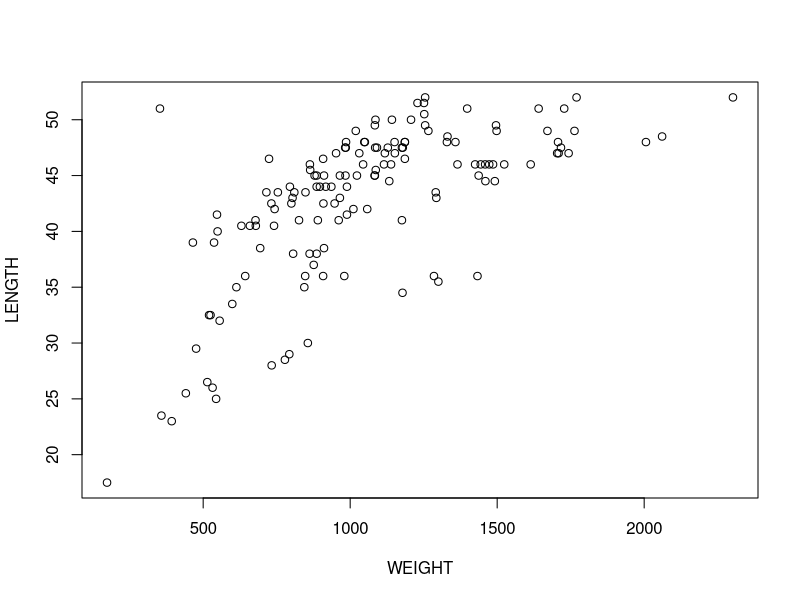
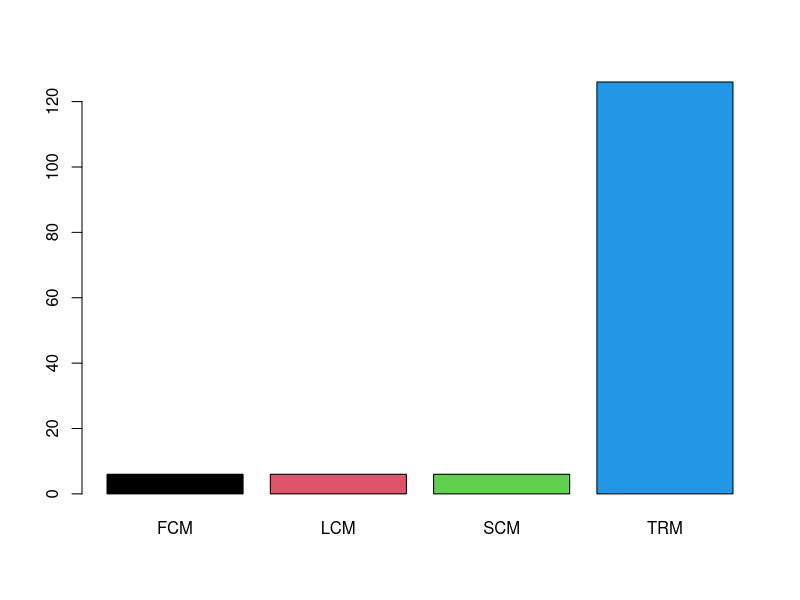
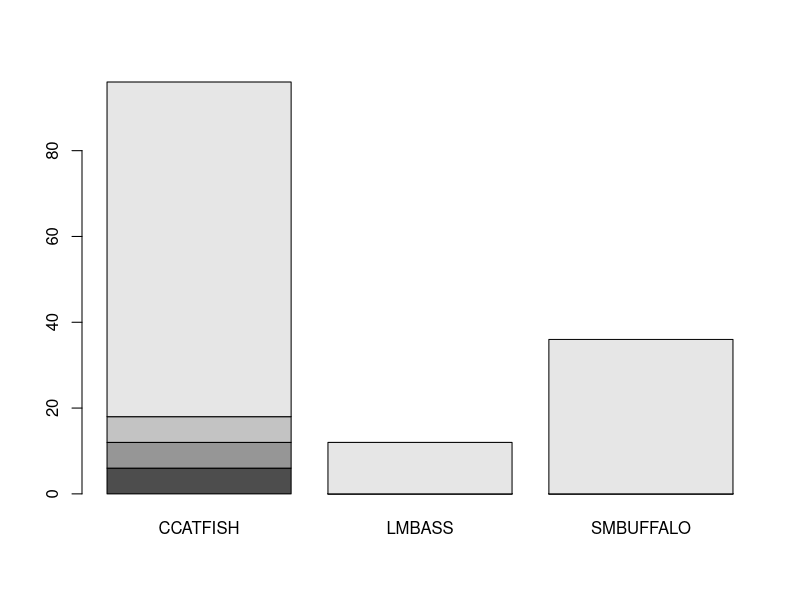
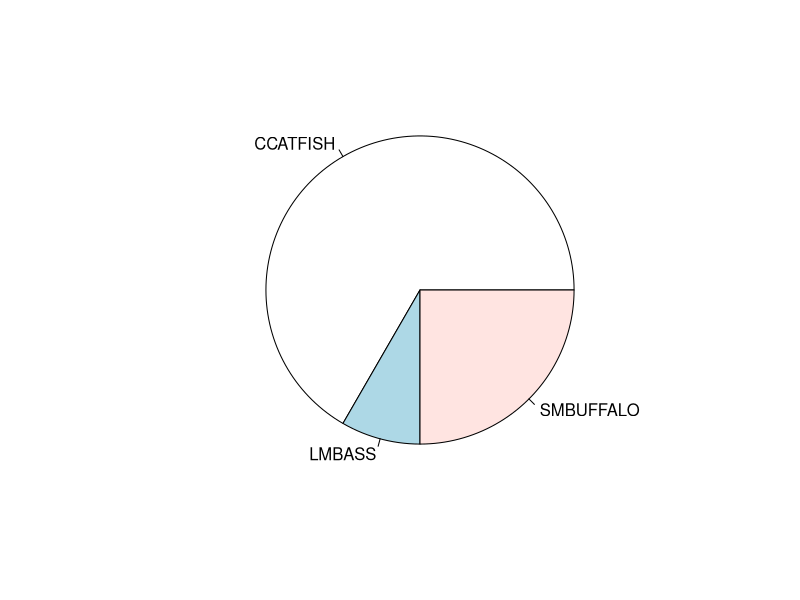
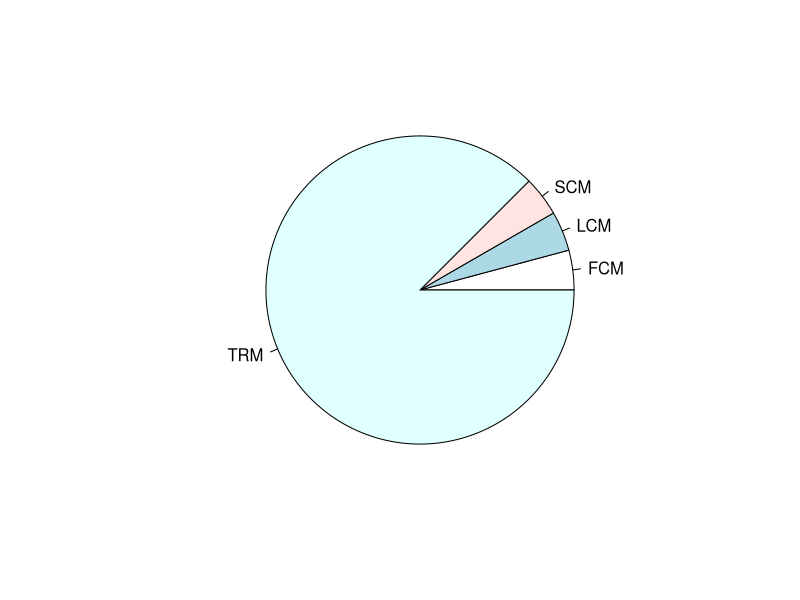
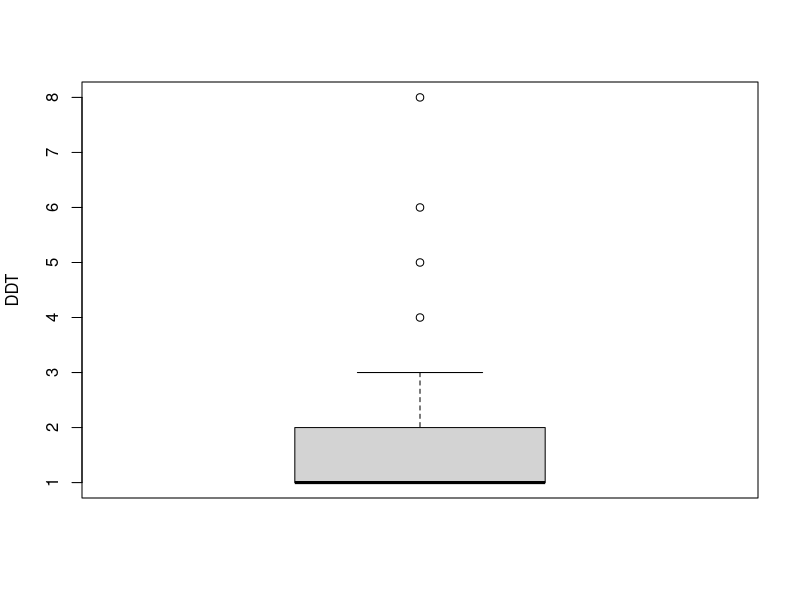
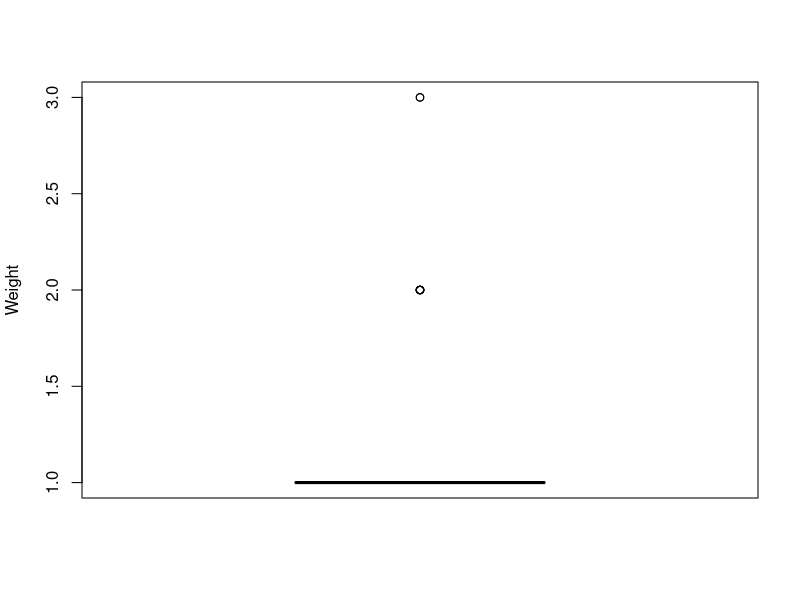
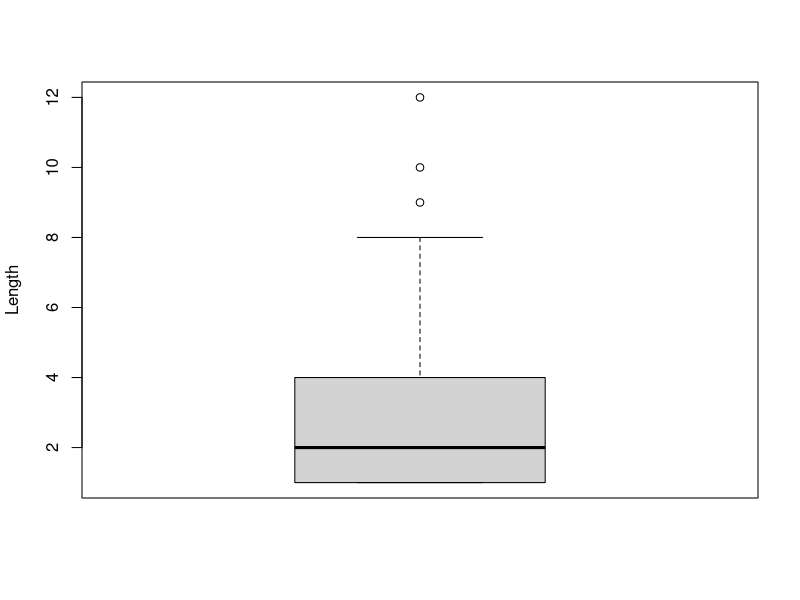

Generate these figures, in order, with R:
## ---- chunk 1
knitr::opts_chunk$set(echo = TRUE)
## ---- chunk 2
getwd()
## ---- chunk 3
ddt = read.csv("DDT.csv")
head(ddt)
## ---- chunk 4
summary(ddt)
## ---- chunk 5
table(ddt$SPECIES)
## ---- chunk 6
with(ddt, ddt[WEIGHT>800 & SPECIES=="LMBASS",])
## ---- chunk 7
with(ddt, ddt[RIVER=="SCM" & DDT>4.0,])
## ---- chunk 8
mean(ddt$LENGTH)
## ---- chunk 9
sd(ddt$WEIGHT)
## ---- chunk 10
with(ddt, plot(LENGTH ~ WEIGHT))
## ---- chunk 11
v = 1:20
table(v/20)
## ---- chunk 12
rivers = with(ddt, table(RIVER))
rivers
## ---- chunk 13
barplot(rivers, col=1:4)
## ---- chunk 14
SPxRIV = with(ddt, table(RIVER, SPECIES))
SPxRIV
## ---- chunk 15
barplot(SPxRIV)
## ---- chunk 16
species = with(ddt, table(SPECIES))
pie(species)
## ---- chunk 17
pie(rivers)
## ---- chunk 18
vddt = with(ddt, table(DDT))
boxplot(vddt, ylab = "DDT")
## ---- chunk 19
weight = with(ddt, table(WEIGHT))
boxplot(weight, ylab = "Weight")
## ---- chunk 20
length = with(ddt, table(LENGTH))
boxplot(length, ylab = "Length")
## ---- chunk 21
with(ddt, coplot(LENGTH ~ WEIGHT | RIVER))
## ---- chunk 22
with(ddt, coplot(DDT ~ WEIGHT | SPECIES))
## ---- chunk 23
library(ggplot2)
ggplot(ddt, aes(x = SPECIES, y = WEIGHT, fill = RIVER)) + geom_boxplot() + ggtitle("Mason Sharum")
## ---- chunk 24
ggplot(ddt, aes(x = RIVER, y = LENGTH, fill = SPECIES)) + geom_violin() + ggtitle("Mason Sharum")
## ---- chunk 25
ggplot(ddt, aes(x = WEIGHT, y = LENGTH, color = SPECIES)) + geom_point() + ggtitle("Mason Sharum")
